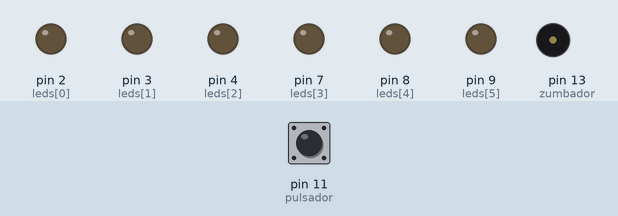
Simulated run of this sketch. Board: Arduino Uno, built with avr-gcc and run on an emulated ATmega328P. On the bench: output pins drawn as LEDs (lit = HIGH), buzzer (waves = sounding, pin HIGH). Dashed ring = blinking. The test bench sets the inputs (shaded band); at power-on: pin 11 (pulsador) LOW.

Above: at 1.5 s.
1.9 s: pin 11 (pulsador) pulled HIGH for 3.2 s
At 4.2 s:
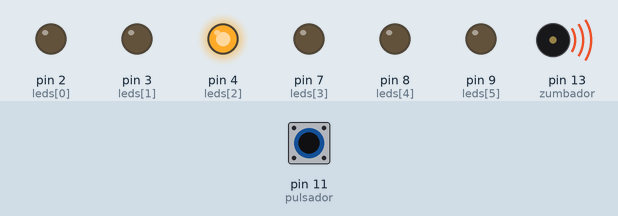
At 4.67 s:
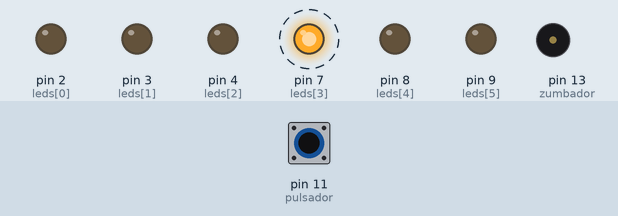
Timing chart, 0 to 14.1 s (numbered marks = the images above; inputs shaded):
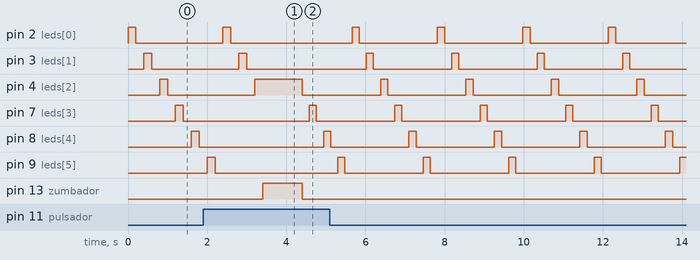

Measured:
- after the input at 1.9 s, pin 13 (zumbador): LOW → HIGH after 1.5 s, → LOW 1.0 s later
- by itself, pin 4 (leds[2]): repeats every 2.2 s: LOW 2.0 s, HIGH 0.18 s
- by itself, pin 7 (leds[3]), pin 8 (leds[4]): alternates HIGH for 0.18 s and LOW for 2.0 s

The sketch:

RuletaDeLaFortuna.ino
```cpp
/*  Ruleta de la fortuna.Se trata de cinco leds que se van encendiendo y apagando formando una secuencia,
el jugador debe dar al pulsador cuando el led intermedio se enciende, si acierta funciona un zumbador y
la velocidad de la secuencia aumenta.
Los leds deben estar conectados de los pines 2,3,4,7,8,9, el zumbador al pin 13, el pulsador al pin 11.
El tiempo inicial entre encendido y encendido de leds debe ser 200 ms, si se acierta se decrementa el
tiempo en 20 ms, si el tiempo entre encendidos llegase a 10 ms, se devuelve el tiempo a 200 ms. */
int leds[]={2,3,4,7,8,9};
int n=0;
int tiempo=200;
int zumbador=13;
int pulsador=11;
void setup (){
  for(n=0;n<6;n++) {
    pinMode(leds[n],OUTPUT);
  }
  pinMode(zumbador,OUTPUT);
  pinMode(pulsador,INPUT);
}
void compruebaacierto(){
  if(digitalRead(pulsador)==HIGH && n==2) {
    digitalWrite(zumbador,HIGH);
    delay (1000);
    digitalWrite(zumbador,LOW);
    tiempo=tiempo-20;
    if(tiempo<10){
      tiempo=200;
    }
  }
}
void loop () {
  for(n=0;n<6;n++) {
    digitalWrite(leds[n],HIGH);
    delay(tiempo);
    compruebaacierto();
    digitalWrite(leds[n],LOW);
    delay(tiempo);
  }
}
```
